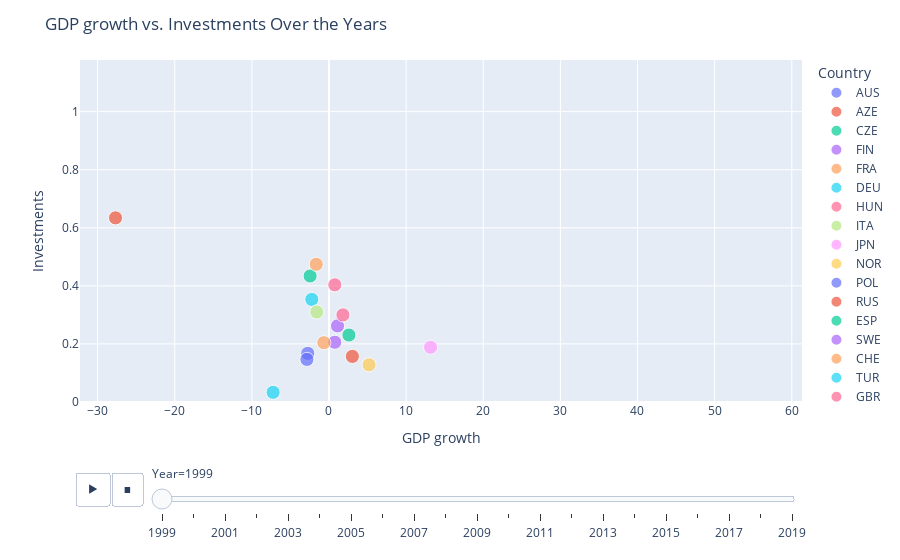

Notebook code for this chart:
### Code cell
# Determine percentage of GDP that is invested in railway infrastructure
infrastructure_gdp = infrastructure_train_data / gdp_data * 100

years = infrastructure_gdp.columns[:]

data = []
for year in years:
    for country in infrastructure_gdp.index:
        data.append({
            'Year': year,
            'Country': country,
            'GDP growth': gdp_growth_data.loc[country, year],
            'Investments': infrastructure_gdp.loc[country, year]
        })

marker_size = 20

# Create an animated scatter plot using Plotly Express
fig = px.scatter(data_frame=data, x='GDP growth', y='Investments', animation_frame='Year', size=[marker_size]*len(data), size_max=10,
                 color='Country', hover_name='Country', range_x=[0.95 * gdp_growth_data.values.min(), 1.05 * gdp_growth_data.values.max()],
                 range_y=[0, 1.05 * infrastructure_gdp.values.max()], labels={'GDP growth': 'GDP growth', 'Investments': 'Investments'})

# Customize the layout
fig.update_layout(title='GDP growth vs. Investments Over the Years',
                  xaxis_title='GDP growth', yaxis_title='Investments')

# Show the plot
fig.show()

### Figure 1 — Plotly figure (JSON) as saved in the notebook; plotly's stock layout.template omitted (floating-point values rounded to 4 significant figures)
{"data": [{"hovertemplate": "<b>%{hovertext}</b><br><br>Country=AUS<br>Year=1999<br>GDP growth=%{x}<br>Investments=%{y}<br>size=%{marker.size}<extra></extra>", "hovertext": ["AUS"], "legendgroup": "AUS", "marker": {"color": "#636efa", "size": [20], "sizemode": "area", "sizeref": 0.2, "symbol": "circle"}, "mode": "markers", "name": "AUS", "orientation": "v", "showlegend": true, "type": "scatter", "x": [-2.75], "xaxis": "x", "y": [0.1675], "yaxis": "y"}, {"hovertemplate": "<b>%{hovertext}</b><br><br>Country=AZE<br>Year=1999<br>GDP growth=%{x}<br>Investments=%{y}<br>size=%{marker.size}<extra></extra>", "hovertext": ["AZE"], "legendgroup": "AZE", "marker": {"color": "#EF553B", "size": [20], "sizemode": "area", "sizeref": 0.2, "symbol": "circle"}, "mode": "markers", "name": "AZE", "orientation": "v", "showlegend": true, "type": "scatter", "x": [3.033], "xaxis": "x", "y": [0.157], "yaxis": "y"}, {"hovertemplate": "<b>%{hovertext}</b><br><br>Country=CZE<br>Year=1999<br>GDP growth=%{x}<br>Investments=%{y}<br>size=%{marker.size}<extra></extra>", "hovertext": ["CZE"], "legendgroup": "CZE", "marker": {"color": "#00cc96", "size": [20], "sizemode": "area", "sizeref": 0.2, "symbol": "circle"}, "mode": "markers", "name": "CZE", "orientation": "v", "showlegend": true, "type": "scatter", "x": [-2.447], "xaxis": "x", "y": [0.434], "yaxis": "y"}, {"hovertemplate": "<b>%{hovertext}</b><br><br>Country=FIN<br>Year=1999<br>GDP growth=%{x}<br>Investments=%{y}<br>size=%{marker.size}<extra></extra>", "hovertext": ["FIN"], "legendgroup": "FIN", "marker": {"color": "#ab63fa", "size": [20], "sizemode": "area", "sizeref": 0.2, "symbol": "circle"}, "mode": "markers", "name": "FIN", "orientation": "v", "showlegend": true, "type": "scatter", "x": [0.7463], "xaxis": "x", "y": [0.2058], "yaxis": "y"}, {"hovertemplate": "<b>%{hovertext}</b><br><br>Country=FRA<br>Year=1999<br>GDP growth=%{x}<br>Investments=%{y}<br>size=%{marker.size}<extra></extra>", "hovertext": ["FRA"], "legendgroup": "FRA", "marker": {"color": "#FFA15A", "size": [20], "sizemode": "area", "sizeref": 0.2, "symbol": "circle"}, "mode": "markers", "name": "FRA", "orientation": "v", "showlegend": true, "type": "scatter", "x": [-0.6667], "xaxis": "x", "y": [0.2042], "yaxis": "y"}, {"hovertemplate": "<b>%{hovertext}</b><br><br>Country=DEU<br>Year=1999<br>GDP growth=%{x}<br>Investments=%{y}<br>size=%{marker.size}<extra></extra>", "hovertext": ["DEU"], "legendgroup": "DEU", "marker": {"color": "#19d3f3", "size": [20], "sizemode": "area", "sizeref": 0.2, "symbol": "circle"}, "mode": "markers", "name": "DEU", "orientation": "v", "showlegend": true, "type": "scatter", "x": [-2.232], "xaxis": "x", "y": [0.3533], "yaxis": "y"}, {"hovertemplate": "<b>%{hovertext}</b><br><br>Country=HUN<br>Year=1999<br>GDP growth=%{x}<br>Investments=%{y}<br>size=%{marker.size}<extra></extra>", "hovertext": ["HUN"], "legendgroup": "HUN", "marker": {"color": "#FF6692", "size": [20], "sizemode": "area", "sizeref": 0.2, "symbol": "circle"}, "mode": "markers", "name": "HUN", "orientation": "v", "showlegend": true, "type": "scatter", "x": [0.7526], "xaxis": "x", "y": [0.4035], "yaxis": "y"}, {"hovertemplate": "<b>%{hovertext}</b><br><br>Country=ITA<br>Year=1999<br>GDP growth=%{x}<br>Investments=%{y}<br>size=%{marker.size}<extra></extra>", "hovertext": ["ITA"], "legendgroup": "ITA", "marker": {"color": "#B6E880", "size": [20], "sizemode": "area", "sizeref": 0.2, "symbol": "circle"}, "mode": "markers", "name": "ITA", "orientation": "v", "showlegend": true, "type": "scatter", "x": [-1.575], "xaxis": "x", "y": [0.31], "yaxis": "y"}, {"hovertemplate": "<b>%{hovertext}</b><br><br>Country=JPN<br>Year=1999<br>GDP growth=%{x}<br>Investments=%{y}<br>size=%{marker.size}<extra></extra>", "hovertext": ["JPN"], "legendgroup": "JPN", "marker": {"color": "#FF97FF", "size": [20], "sizemode": "area", "sizeref": 0.2, "symbol": "circle"}, "mode": "markers", "name": "JPN", "orientation": "v", "showlegend": true, "type": "scatter", "x": [13.17], "xaxis": "x", "y": [0.1885], "yaxis": "y"}, {"hovertemplate": "<b>%{hovertext}</b><br><br>Country=NOR<br>Year=1999<br>GDP growth=%{x}<br>Investments=%{y}<br>size=%{marker.size}<extra></extra>", "hovertext": ["NOR"], "legendgroup": "NOR", "marker": {"color": "#FECB52", "size": [20], "sizemode": "area", "sizeref": 0.2, "symbol": "circle"}, "mode": "markers", "name": "NOR", "orientation": "v", "showlegend": true, "type": "scatter", "x": [5.195], "xaxis": "x", "y": [0.1281], "yaxis": "y"}, {"hovertemplate": "<b>%{hovertext}</b><br><br>Country=POL<br>Year=1999<br>GDP growth=%{x}<br>Investments=%{y}<br>size=%{marker.size}<extra></extra>", "hovertext": ["POL"], "legendgroup": "POL", "marker": {"color": "#636efa", "size": [20], "sizemode": "area", "sizeref": 0.2, "symbol": "circle"}, "mode": "markers", "name": "POL", "orientation": "v", "showlegend": true, "type": "scatter", "x": [-2.857], "xaxis": "x", "y": [0.1468], "yaxis": "y"}, {"hovertemplate": "<b>%{hovertext}</b><br><br>Country=RUS<br>Year=1999<br>GDP growth=%{x}<br>Investments=%{y}<br>size=%{marker.size}<extra></extra>", "hovertext": ["RUS"], "legendgroup": "RUS", "marker": {"color": "#EF553B", "size": [20], "sizemode": "area", "sizeref": 0.2, "symbol": "circle"}, "mode": "markers", "name": "RUS", "orientation": "v", "showlegend": true, "type": "scatter", "x": [-27.68], "xaxis": "x", "y": [0.6341], "yaxis": "y"}, {"hovertemplate": "<b>%{hovertext}</b><br><br>Country=ESP<br>Year=1999<br>GDP growth=%{x}<br>Investments=%{y}<br>size=%{marker.size}<extra></extra>", "hovertext": ["ESP"], "legendgroup": "ESP", "marker": {"color": "#00cc96", "size": [20], "sizemode": "area", "sizeref": 0.2, "symbol": "circle"}, "mode": "markers", "name": "ESP", "orientation": "v", "showlegend": true, "type": "scatter", "x": [2.585], "xaxis": "x", "y": [0.2306], "yaxis": "y"}, {"hovertemplate": "<b>%{hovertext}</b><br><br>Country=SWE<br>Year=1999<br>GDP growth=%{x}<br>Investments=%{y}<br>size=%{marker.size}<extra></extra>", "hovertext": ["SWE"], "legendgroup": "SWE", "marker": {"color": "#ab63fa", "size": [20], "sizemode": "area", "sizeref": 0.2, "symbol": "circle"}, "mode": "markers", "name": "SWE", "orientation": "v", "showlegend": true, "type": "scatter", "x": [1.107], "xaxis": "x", "y": [0.2622], "yaxis": "y"}, {"hovertemplate": "<b>%{hovertext}</b><br><br>Country=CHE<br>Year=1999<br>GDP growth=%{x}<br>Investments=%{y}<br>size=%{marker.size}<extra></extra>", "hovertext": ["CHE"], "legendgroup": "CHE", "marker": {"color": "#FFA15A", "size": [20], "sizemode": "area", "sizeref": 0.2, "symbol": "circle"}, "mode": "markers", "name": "CHE", "orientation": "v", "showlegend": true, "type": "scatter", "x": [-1.65], "xaxis": "x", "y": [0.4743], "yaxis": "y"}, {"hovertemplate": "<b>%{hovertext}</b><br><br>Country=TUR<br>Year=1999<br>GDP growth=%{x}<br>Investments=%{y}<br>size=%{marker.size}<extra></extra>", "hovertext": ["TUR"], "legendgroup": "TUR", "marker": {"color": "#19d3f3", "size": [20], "sizemode": "area", "sizeref": 0.2, "symbol": "circle"}, "mode": "markers", "name": "TUR", "orientation": "v", "showlegend": true, "type": "scatter", "x": [-7.246], "xaxis": "x", "y": [0.03338], "yaxis": "y"}, {"hovertemplate": "<b>%{hovertext}</b><br><br>Country=GBR<br>Year=1999<br>GDP growth=%{x}<br>Investments=%{y}<br>size=%{marker.size}<extra></extra>", "hovertext": ["GBR"], "legendgroup": "GBR", "marker": {"color": "#FF6692", "size": [20], "sizemode": "area", "sizeref": 0.2, "symbol": "circle"}, "mode": "markers", "name": "GBR", "orientation": "v", "showlegend": true, "type": "scatter", "x": [1.807], "xaxis": "x", "y": [0.3], "yaxis": "y"}], "layout": {"legend": {"itemsizing": "constant", "title": {"text": "Country"}, "tracegroupgap": 0}, "margin": {"t": 60}, "sliders": [{"active": 0, "currentvalue": {"prefix": "Year="}, "len": 0.9, "pad": {"b": 10, "t": 60}, "steps": [{"args": [["1999"], {"frame": {"duration": 0, "redraw": false}, "fromcurrent": true, "mode": "immediate", "transition": {"duration": 0, "easing": "linear"}}], "label": "1999", "method": "animate"}, {"args": [["2000"], {"frame": {"duration": 0, "redraw": false}, "fromcurrent": true, "mode": "immediate", "transition": {"duration": 0, "easing": "linear"}}], "label": "2000", "method": "animate"}, {"args": [["2001"], {"frame": {"duration": 0, "redraw": false}, "fromcurrent": true, "mode": "immediate", "transition": {"duration": 0, "easing": "linear"}}], "label": "2001", "method": "animate"}, {"args": [["2002"], {"frame": {"duration": 0, "redraw": false}, "fromcurrent": true, "mode": "immediate", "transition": {"duration": 0, "easing": "linear"}}], "label": "2002", "method": "animate"}, {"args": [["2003"], {"frame": {"duration": 0, "redraw": false}, "fromcurrent": true, "mode": "immediate", "transition": {"duration": 0, "easing": "linear"}}], "label": "2003", "method": "animate"}, {"args": [["2004"], {"frame": {"duration": 0, "redraw": false}, "fromcurrent": true, "mode": "immediate", "transition": {"duration": 0, "easing": "linear"}}], "label": "2004", "method": "animate"}, {"args": [["2005"], {"frame": {"duration": 0, "redraw": false}, "fromcurrent": true, "mode": "immediate", "transition": {"duration": 0, "easing": "linear"}}], "label": "2005", "method": "animate"}, {"args": [["2006"], {"frame": {"duration": 0, "redraw": false}, "fromcurrent": true, "mode": "immediate", "transition": {"duration": 0, "easing": "linear"}}], "label": "2006", "method": "animate"}, {"args": [["2007"], {"frame": {"duration": 0, "redraw": false}, "fromcurrent": true, "mode": "immediate", "transition": {"duration": 0, "easing": "linear"}}], "label": "2007", "method": "animate"}, {"args": [["2008"], {"frame": {"duration": 0, "redraw": false}, "fromcurrent": true, "mode": "immediate", "transition": {"duration": 0, "easing": "linear"}}], "label": "2008", "method": "animate"}, {"args": [["2009"], {"frame": {"duration": 0, "redraw": false}, "fromcurrent": true, "mode": "immediate", "transition": {"duration": 0, "easing": "linear"}}], "label": "2009", "method": "animate"}, {"args": [["2010"], {"frame": {"duration": 0, "redraw": false}, "fromcurrent": true, "mode": "immediate", "transition": {"duration": 0, "easing": "linear"}}], "label": "2010", "method": "animate"}, {"args": [["2011"], {"frame": {"duration": 0, "redraw": false}, "fromcurrent": true, "mode": "immediate", "transition": {"duration": 0, "easing": "linear"}}], "label": "2011", "method": "animate"}, {"args": [["2012"], {"frame": {"duration": 0, "redraw": false}, "fromcurrent": true, "mode": "immediate", "transition": {"duration": 0, "easing": "linear"}}], "label": "2012", "method": "animate"}, {"args": [["2013"], {"frame": {"duration": 0, "redraw": false}, "fromcurrent": true, "mode": "immediate", "transition": {"duration": 0, "easing": "linear"}}], "label": "2013", "method": "animate"}, {"args": [["2014"], {"frame": {"duration": 0, "redraw": false}, "fromcurrent": true, "mode": "immediate", "transition": {"duration": 0, "easing": "linear"}}], "label": "2014", "method": "animate"}, {"args": [["2015"], {"frame": {"duration": 0, "redraw": false}, "fromcurrent": true, "mode": "immediate", "transition": {"duration": 0, "easing": "linear"}}], "label": "2015", "method": "animate"}, {"args": [["2016"], {"frame": {"duration": 0, "redraw": false}, "fromcurrent": true, "mode": "immediate", "transition": {"duration": 0, "easing": "linear"}}], "label": "2016", "method": "animate"}, {"args": [["2017"], {"frame": {"duration": 0, "redraw": false}, "fromcurrent": true, "mode": "immediate", "transition": {"duration": 0, "easing": "linear"}}], "label": "2017", "method": "animate"}, {"args": [["2018"], {"frame": {"duration": 0, "redraw": false}, "fromcurrent": true, "mode": "immediate", "transition": {"duration": 0, "easing": "linear"}}], "label": "2018", "method": "animate"}, {"args": [["2019"], {"frame": {"duration": 0, "redraw": false}, "fromcurrent": true, "mode": "immediate", "transition": {"duration": 0, "easing": "linear"}}], "label": "2019", "method": "animate"}], "x": 0.1, "xanchor": "left", "y": 0, "yanchor": "top"}], "title": {"text": "GDP growth vs. Investments Over the Years"}, "updatemenus": [{"buttons": [{"args": [null, {"frame": {"duration": 500, "redraw": false}, "fromcurrent": true, "mode": "immediate", "transition": {"duration": 500, "easing": "linear"}}], "label": "&#9654;", "method": "animate"}, {"args": [[null], {"frame": {"duration": 0, "redraw": false}, "fromcurrent": true, "mode": "immediate", "transition": {"duration": 0, "easing": "linear"}}], "label": "&#9724;", "method": "animate"}], "direction": "left", "pad": {"r": 10, "t": 70}, "showactive": false, "type": "buttons", "x": 0.1, "xanchor": "right", "y": 0, "yanchor": "top"}], "xaxis": {"anchor": "y", "domain": [0, 1], "range": [-32.28, 61.33], "title": {"text": "GDP growth"}}, "yaxis": {"anchor": "x", "domain": [0, 1], "range": [0, 1.178], "title": {"text": "Investments"}}}}
